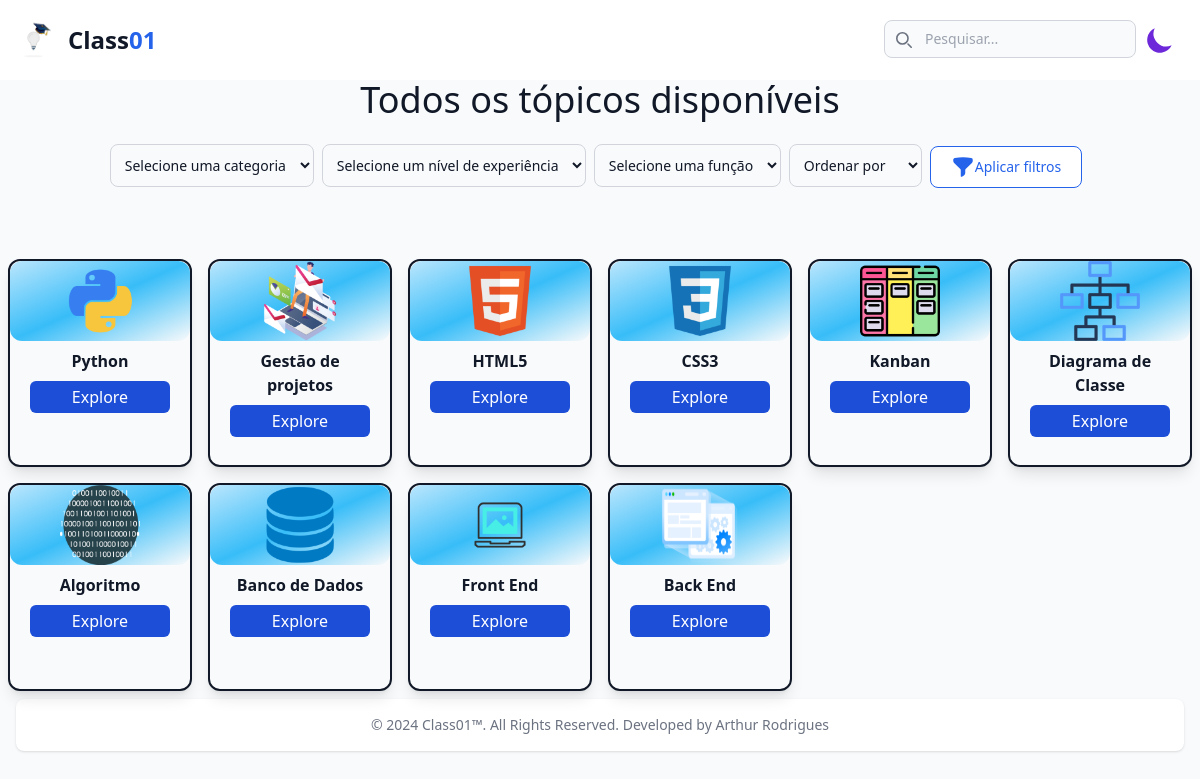
/all-topics/, run on an earlier commit of the app's database.
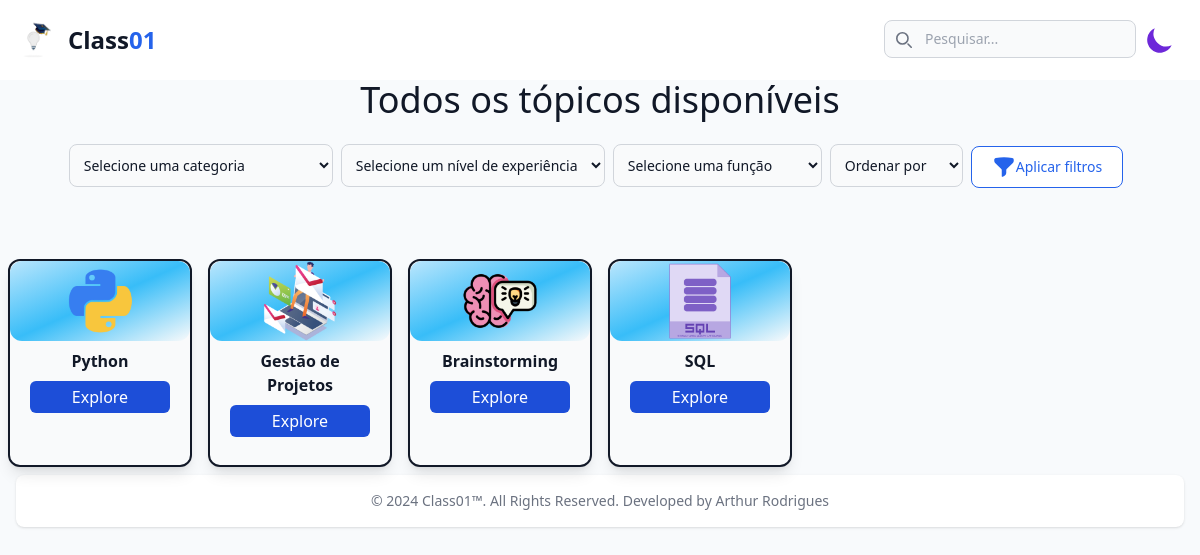
And on a later commit of the database.
### home/models.py (models this page shows, shortened)
class Topico(models.Model):
    icon_topico = models.ImageField(upload_to='img/icon_topic/')
    nome_topico = models.CharField(max_length=50)
    categorias = models.ManyToManyField(Categoria, related_name='topicos')
    introducao = models.TextField()
    imagem = models.ImageField(upload_to='img/image_topic/')
    fonte_topic = models.URLField()
    nivel_experiencia = models.CharField(max_length=100, choices=[
        ('iniciante', 'Iniciante'),
        ('intermediario', 'Intermediário'),
        ('avancado', 'Avançado')
    ])
    funcao = models.ManyToManyField(AreaAtuacao, related_name='topicos')
    ferramentas = models.CharField(max_length=200)
    created_at = models.DateTimeField(auto_now_add=True)
    updated_at = models.DateTimeField(auto_now=True)

### home/views.py (the view)
# urls.py: path('all-topics/', all_topics, name='all_topics'),
def all_topics(request):
    topicos = Topico.objects.all()
    form_topic = FiltroTopico(request.GET)
    if form_topic.is_valid():
        categoria = form_topic.cleaned_data['categoria']
        nivel_experiencia = form_topic.cleaned_data['nivel_experiencia']
        funcao = form_topic.cleaned_data['funcao']
        ordernar_por = form_topic.cleaned_data['ordenar_por']
        search = request.GET.get('search')
        if search:
            topicos = topicos.filter(nome_topico__icontains=search)
        if categoria:
            topicos = topicos.filter(categorias=categoria)
        if nivel_experiencia:
            topicos = topicos.filter(nivel_experiencia=nivel_experiencia)
        if funcao:
            topicos = topicos.filter(funcao=funcao)
        if ordernar_por:
            topicos = topicos.order_by(ordernar_por)
        redirect('all_topics')
    context = {'topicos': topicos, 'form_topic': form_topic}
    return render(request, 'all_topics.html', context)

### home/models.py (called while the page is built)
    def __str__(self):
        return self.nome

    def __str__(self):
        return self.nome

### home/templates/all_topics.html (shortened to what this page needs)
{% extends 'base-topics.html' %}
{% load static tailwind_tags %}
    {% block content %}
    <div class="block w-full h-16 mb-6 text-center md:mb-0">
        <h2 class="mx-auto my-auto text-4xl text-gray-900 dark:text-white">Todos os tópicos disponíveis</h2>
    </div>
    <div class="flex flex-row items-center w-full">
        <form method="get" class="flex flex-row flex-wrap items-center justify-center w-full">
            <div class="flex flex-row flex-wrap my-auto gap-x-2">
                <div class="my-auto mb-4 text-gray-800">
                    {{ form_topic.categoria }}
                </div>
                <div class="my-auto mb-4 text-gray-800">
                    {{ form_topic.nivel_experiencia }}
                </div>
                <div class="my-auto mb-4 text-gray-800">
                    {{ form_topic.funcao }}
                </div>
                <div class="my-auto mb-4 text-gray-800">
                    {{ form_topic.ordenar_por }}
                </div>
            </div>
            <div class="flex mb-3.5 ml-2">
                <button type="submit" class="inline-flex items-center px-5 py-2 text-sm font-medium text-center text-blue-600 transition duration-100 bg-white border border-blue-600 rounded-lg hover:text-white dark:text-white hover:bg-blue-600 me-2 dark:bg-blue-600 dark:hover:bg-blue-700">
                    Aplicar filtros
                </button>
            </div>
        </form>
    </div>
    <div class="flex w-full mx-auto my-10">
        <ul class="grid mx-auto my-6 lg:grid-cols-6 gap-y-20 xs:grid-cols-2">
            {% for topico in topicos %}
                <li class="flex flex-row items-center h-24 px-2 mt-12">
                    <div class="justify-between w-56 transition duration-300 transform border-2 border-gray-900 shadow-lg opacity-0 bg-gray-50 dark:bg-gray-900 rounded-xl card hover:scale-110 hover:shadow-xl min-h-52">
                        <div class="flex items-center justify-center mx-auto my-auto rounded-xl bg-gradient-to-br from-sky-200 via-sky-400">
                            <img class="w-20 h-20" src="{{ topico.icon_topico.url }}" alt="" title="{{ topico.nome_topico }}">
                        </div>
                        <div class="flex flex-col px-5 pt-2">
                            <h2 class="font-bold text-center text-gray-900 dark:text-white">{{ topico.nome_topico }}</h2>
                            <a class="flex justify-center w-full mx-auto" href="{% url 'exibir_topico' topico.id %}">
                                <button class="flex justify-center w-full px-2 py-1 mx-auto mt-2 text-white transition duration-150 bg-blue-700 rounded-md cursor-pointer hover:bg-blue-900" type="button">Explore</button>
                            </a>
                        </div>
                    </div>
                </li>
            {% endfor %}
        </ul>
    </div>
    {% endblock %}

### class01/templates/base-topics.html (shortened to what this page needs)
{% load static tailwind_tags %}
<!DOCTYPE html>
<html lang="en" class="scroll-smooth dark">
  <head>
    {% tailwind_css %}
  </head>
<body class="leading-normal tracking-normal bg-slate-50 dark:bg-slate-800 font-poppins">
<nav class="sticky top-0 z-20 bg-white border-gray-200 start-0 dark:bg-gray-900">
    <div class="flex flex-wrap items-center justify-between max-w-screen-xl p-4 mx-auto">
        <a href="/" class="flex items-center space-x-3 rtl:space-x-reverse">
            <img src="{% static 'img/logo.png' %}" class="h-10" alt="Class01 Logo">
            <span class="self-center text-2xl font-semibold text-gray-900 whitespace-nowrap dark:text-white">Class<span class="text-blue-600">01</span></span>
        </a>
        <div class="flex md:order-2">
          <div class="relative hidden md:block">
            <form method="get" action="{% url 'all_topics' %}">
                <div class="absolute inset-y-0 flex items-center my-auto pointer-events-none start-0 ps-3">
                </div>
                <input type="text" id="search-navbar" name="search" class="block w-full p-2 mt-1 text-sm text-gray-900 border border-gray-300 rounded-lg ps-10 bg-gray-50 focus:ring-blue-500 focus:border-blue-500 dark:bg-gray-700 dark:border-gray-600 dark:placeholder-gray-400 dark:text-white dark:focus:ring-blue-500 dark:focus:border-blue-500" placeholder="Pesquisar...">
            </form>
          </div>
          <div class="my-auto">
            <button onclick="document.documentElement.classList.toggle('dark')"
              class="w-12 h-12 p-2 rounded-lg hover:bg-gray-100 dark:hover:bg-gray-700">
              <svg class="block fill-violet-700 dark:hidden" fill="currentColor" viewBox="0 0 20 20">
                  <path d="M17.293 13.293A8 8 0 016.707 2.707a8.001 8.001 0 1010.586 10.586z"></path>
              </svg>
            </button>
          </div>
        </div>
    </div>
</nav>
<main>{% block content %} {% endblock %}</main>
<footer class="m-4 bg-white rounded-lg shadow dark:bg-slate-900">
  <div class="w-full max-w-screen-xl p-4 mx-auto md:flex md:items-center md:justify-between">
    <span class="mx-auto text-sm text-gray-500 sm:text-center dark:text-gray-400">© 2024 <a href="#hero" class="hover:underline">Class01™</a>. All Rights Reserved. Developed by Arthur Rodrigues</span>
  </div>
</footer>
</body>
</html>

What changed in the data, as far as the page shows it:
removed Topico: icon_topico (picture), nome_topico "HTML5"
removed Topico: icon_topico (picture), nome_topico "CSS3"
removed Topico: icon_topico (picture), nome_topico "Kanban"
removed Topico: icon_topico (picture), nome_topico "Diagrama de Classe"
removed Topico: icon_topico (picture), nome_topico "Algoritmo"
removed Topico: icon_topico (picture), nome_topico "Banco de Dados"
removed Topico: icon_topico (picture), nome_topico "Front End"
removed Topico: icon_topico (picture), nome_topico "Back End"
changed Topico: nome_topico "Gestão de projetos" → "Gestão de Projetos"
added Topico: icon_topico (picture), nome_topico "Brainstorming"
added Topico: icon_topico (picture), nome_topico "SQL"
